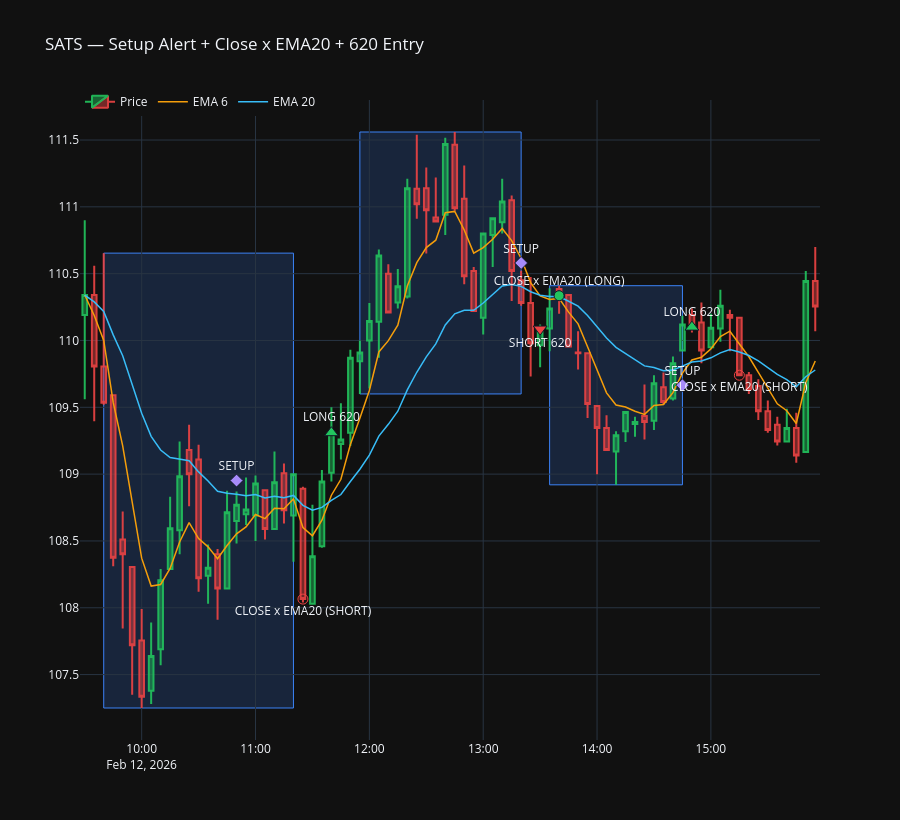

Notebook code cell kept with this figure:
### Code cell
fig = go.Figure()

# Candles
fig.add_trace(
    go.Candlestick(
        x=work_df.index,
        open=work_df["open"],
        high=work_df["high"],
        low=work_df["low"],
        close=work_df["close"],
        name="Price",
        increasing_line_color="#22c55e",
        decreasing_line_color="#ef4444",
        opacity=0.9,
    )
)

# EMA 6 / EMA 20
fig.add_trace(go.Scatter(x=work_df.index, y=work_df["ema6"], mode="lines", name="EMA 6", line=dict(color="#f59e0b", width=1.5)))
fig.add_trace(go.Scatter(x=work_df.index, y=work_df["ema20"], mode="lines", name="EMA 20", line=dict(color="#38bdf8", width=1.5)))

# Rectangles + setup alerts + entries
for _, r in setups.iterrows():
    fig.add_shape(
        type="rect",
        x0=r["setup_start"],
        x1=r["setup_end"],
        y0=r["base_low"],
        y1=r["base_high"],
        xref="x",
        yref="y",
        fillcolor=BASE_COLOR,
        line=dict(color="#3b82f6", width=1),
        layer="below",
    )

    # First alert: setup detected
    setup_mid = (float(r["base_low"]) + float(r["base_high"])) / 2.0
    fig.add_trace(
        go.Scatter(
            x=[r["alert_time"]],
            y=[setup_mid],
            mode="markers+text",
            marker=dict(size=10, symbol="diamond", color="#a78bfa", line=dict(width=1, color="#111827")),
            text=["SETUP"],
            textposition="top center",
            name="Setup Detected",
            showlegend=False,
        )
    )

    # Secondary alert: first close crossing EMA20 after setup alert
    if pd.notna(r["close20_cross_time"]):
        c20_side = r["close20_cross_side"]
        c20_color = BULL_COLOR if c20_side == "long" else BEAR_COLOR
        c20_symbol = "circle" if c20_side == "long" else "circle-open"

        fig.add_trace(
            go.Scatter(
                x=[r["close20_cross_time"]],
                y=[r["close20_cross_price"]],
                mode="markers+text",
                marker=dict(size=10, symbol=c20_symbol, color=c20_color, line=dict(width=1, color="#111827")),
                text=[f"CLOSE x EMA20 ({c20_side.upper()})"],
                textposition="top center" if c20_side == "long" else "bottom center",
                name="Close x EMA20",
                showlegend=False,
            )
        )

    side = r["entry_side"]
    color = BULL_COLOR if side == "long" else BEAR_COLOR
    marker = "triangle-up" if side == "long" else "triangle-down"

    fig.add_trace(
        go.Scatter(
            x=[r["entry_time"]],
            y=[r["entry_price"]],
            mode="markers+text",
            marker=dict(size=12, symbol=marker, color=color, line=dict(width=1, color="#111827")),
            text=[f"{side.upper()} 620"],
            textposition="top center" if side == "long" else "bottom center",
            name=f"{side.capitalize()} Entry",
            showlegend=False,
        )
    )

fig.update_layout(
    title=f"{TICKER} — Setup Alert + Close x EMA20 + 620 Entry",
    template="plotly_dark",
    height=820,
    xaxis_rangeslider_visible=False,
    legend=dict(orientation="h", y=1.02, x=0),
)

fig.show()
